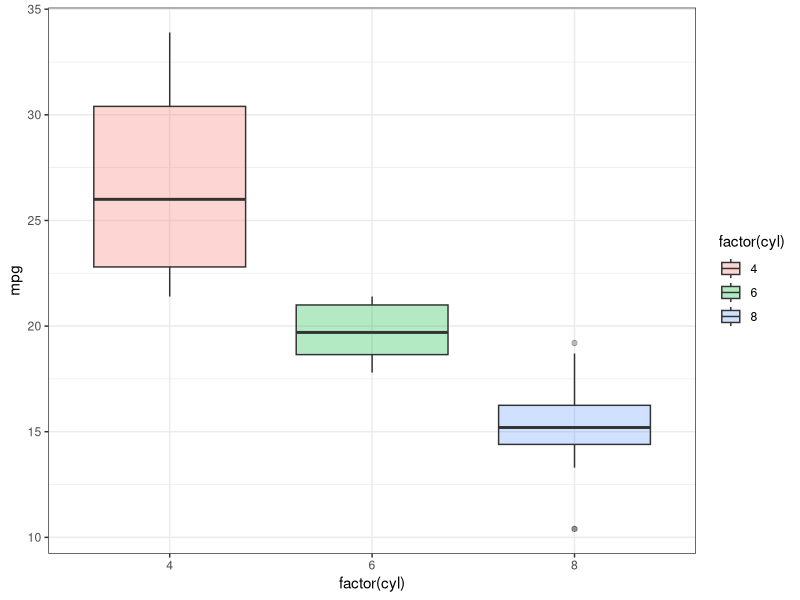
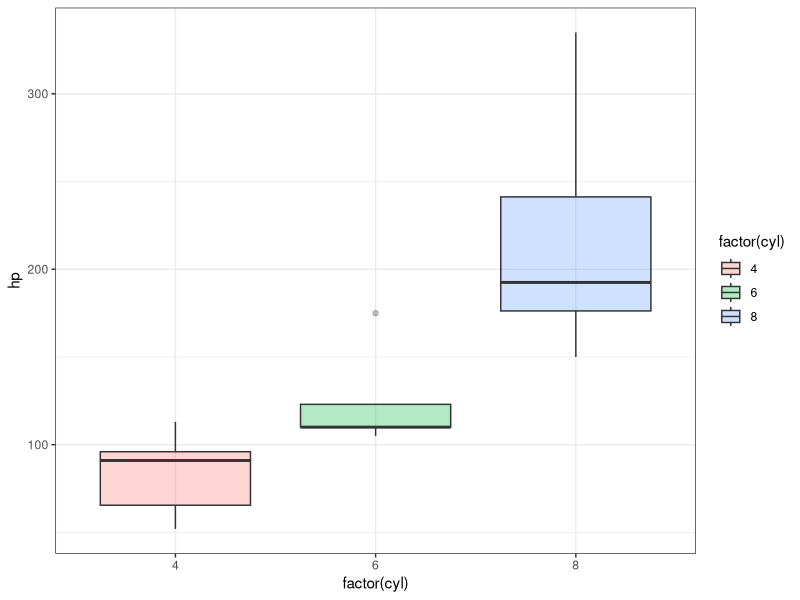
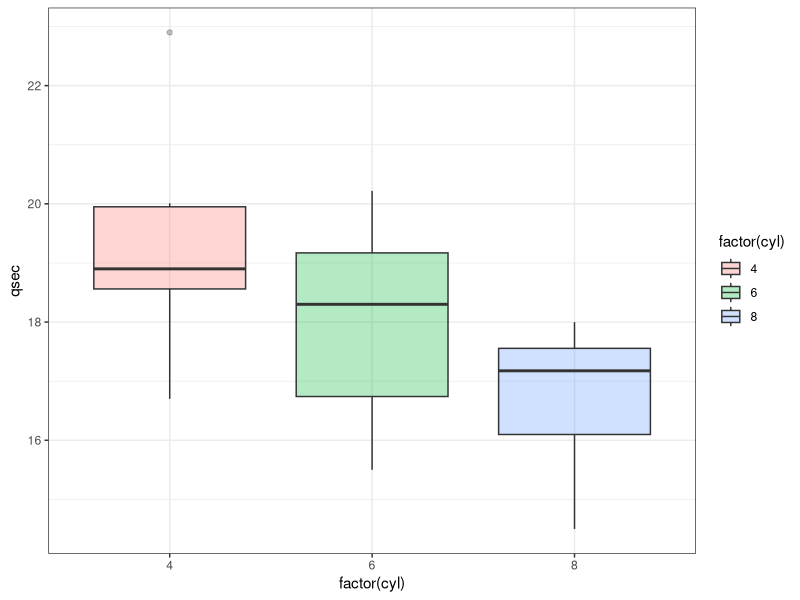
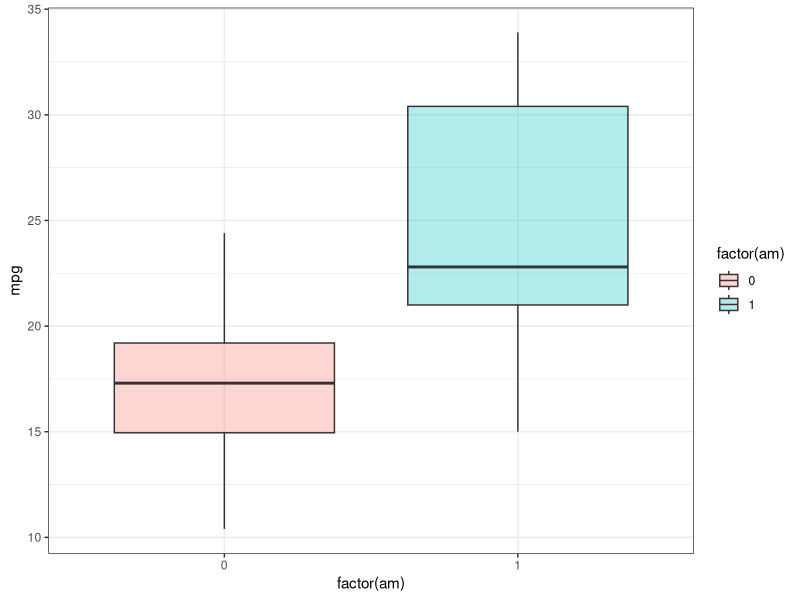
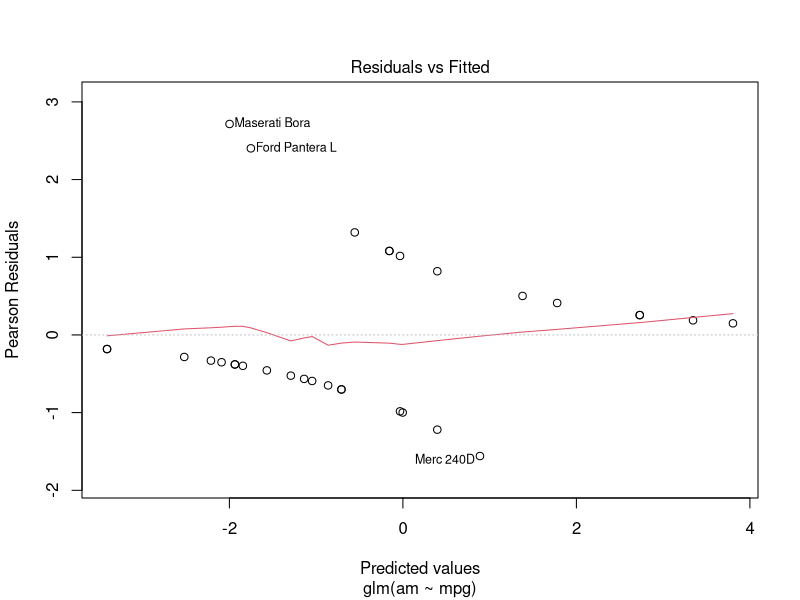
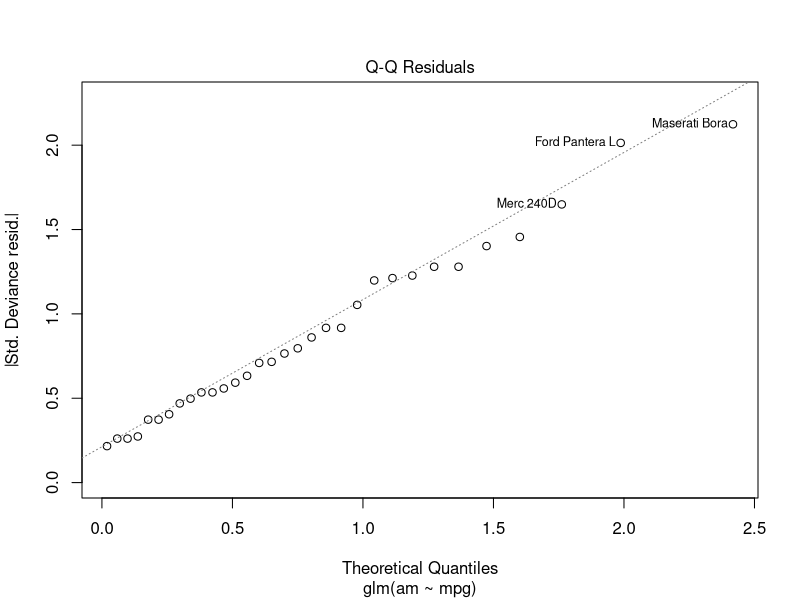
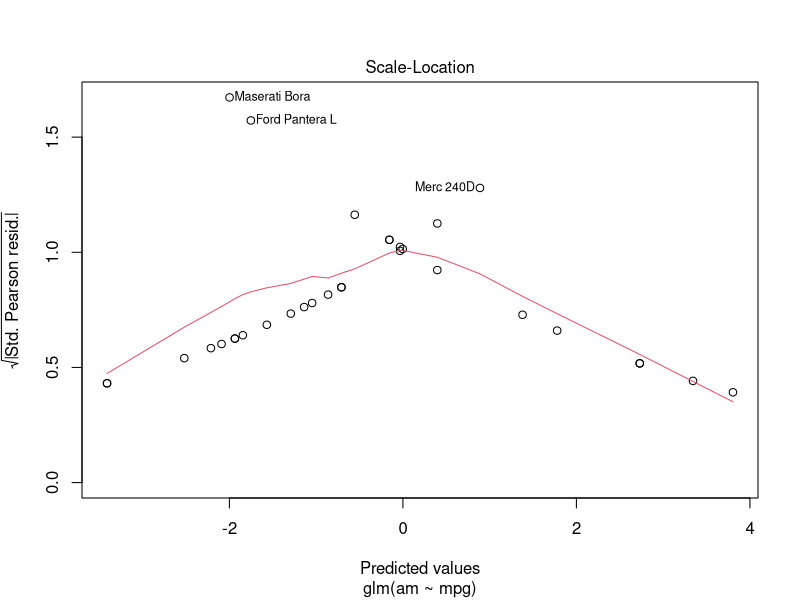
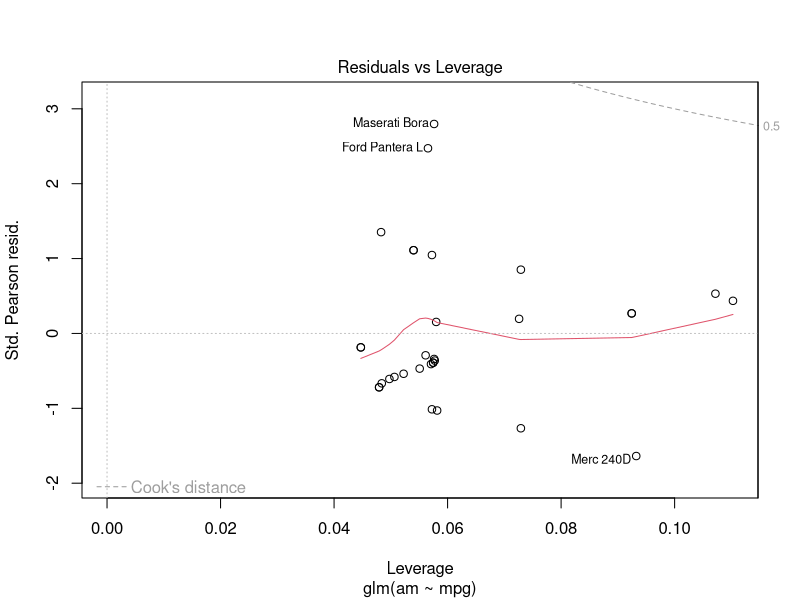

The R script that drew these images, in order:
data = mtcars

View(data)

library(tidyverse)

#Carros que possuem menos cilindros possuem maior eficiencia, consequentemente fazem mais milhas por galao
ggplot(data, aes(x = factor(cyl), y = mpg)) + 
  geom_boxplot(aes(fill = factor(cyl)), alpha = 0.3) + 
  theme_bw()

ggplot(data, aes(x = factor(cyl), y = hp)) + 
  geom_boxplot(aes(fill = factor(cyl)), alpha = 0.3) + 
  theme_bw()

ggplot(data, aes(x = factor(cyl), y = qsec)) + 
  geom_boxplot(aes(fill = factor(cyl)), alpha = 0.3) + 
  theme_bw()

ggplot(data, aes(x = factor(am), y = mpg)) + 
  geom_boxplot(aes(fill = factor(am)), alpha = 0.3) + 
  theme_bw()

#Teste de hipotese para verificar a diferenca de media entre am para mpg
t.test(mpg ~ factor(am), data = data)

#Regressao logistica para modelar mpg em funcao do regressor categórico binário am
lr = glm(am ~ mpg, family = 'binomial', data = data)
summary(lr)
plot(lr)
               